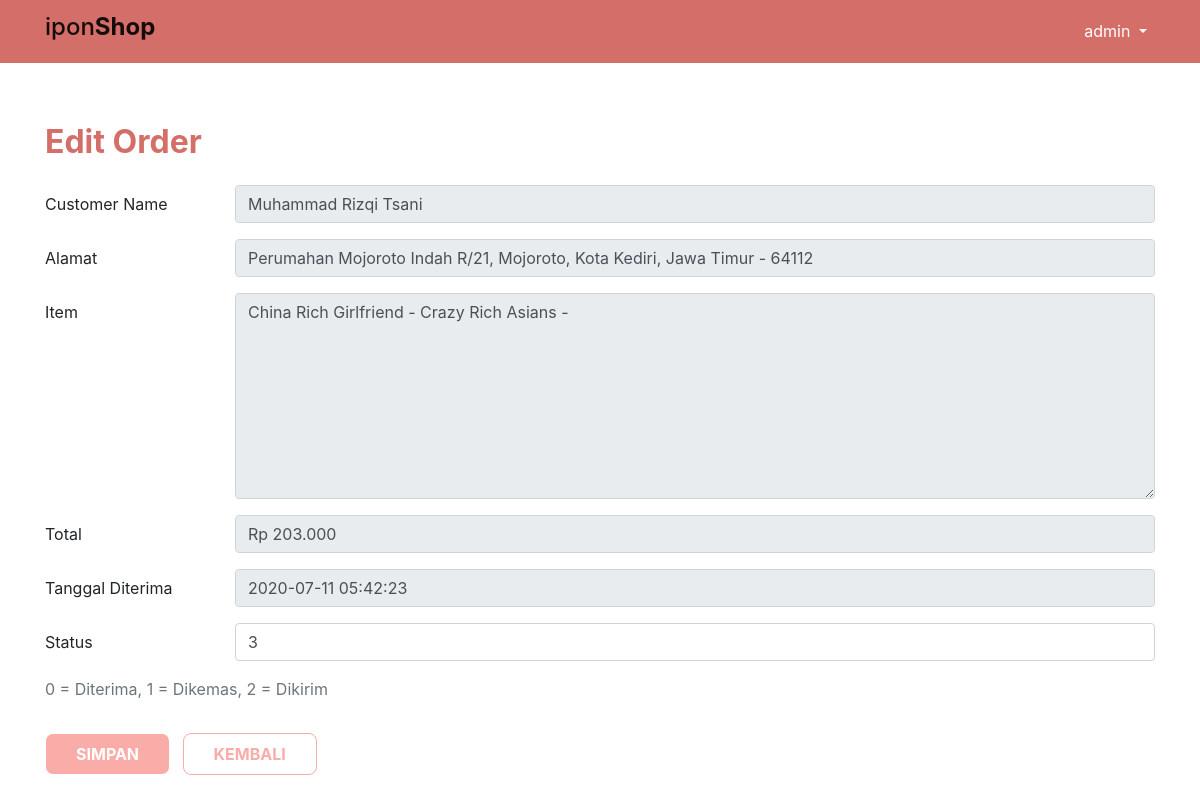
Screenshot of /admin_orders_edit.php?id=1 (signed in) with the database file from the repository.
### tables this page shows
CREATE TABLE `orders` (
  `order_id` int(11) NOT NULL,
  `user_id` int(10) NOT NULL,
  `total` int(10) NOT NULL,
  `date` timestamp NOT NULL DEFAULT current_timestamp() ON UPDATE current_timestamp(),
  `status` tinyint(3) NOT NULL
);

CREATE TABLE `users` (
  `id` int(11) NOT NULL,
  `username` varchar(16) NOT NULL,
  `password` varchar(255) NOT NULL,
  `name` varchar(100) NOT NULL,
  `email` varchar(100) NOT NULL,
  `phone` varchar(13) NOT NULL,
  `provinsi` varchar(20) NOT NULL,
  `kota` varchar(50) NOT NULL,
  `kelurahan` varchar(50) NOT NULL,
  `kode_pos` varchar(10) NOT NULL,
  `alamat` text NOT NULL
);

CREATE TABLE `books` (
  `id` int(11) NOT NULL,
  `book_isbn` varchar(13) NOT NULL,
  `book_image` varchar(50) NOT NULL,
  `book_title` varchar(100) NOT NULL,
  `book_author` varchar(100) NOT NULL,
  `book_publisher` varchar(100) NOT NULL,
  `book_publication` int(4) NOT NULL,
  `book_price` int(20) NOT NULL,
  `book_desc` text NOT NULL
);

CREATE TABLE `order_status` (
  `status_code` tinyint(3) NOT NULL,
  `status` varchar(20) NOT NULL
);

### admin_orders_edit.php (the view, shortened to what this page needs)
<?php
  require './functions/config.php';
  if(isset($_GET["id"])) {
    $order_id = $_GET["id"];
  }
  $query_result = mysqli_query($db, "SELECT * FROM orders o JOIN order_status s ON o.status = s.status_code JOIN users u ON o.user_id = u.id WHERE o.order_id = '$order_id';");
  $record = mysqli_fetch_assoc($query_result);
  $query_result = mysqli_query($db, "SELECT b.book_title FROM order_items i JOIN books b ON b.book_isbn = i.book_isbn  WHERE order_id = '$order_id';");
  require_once './template/header_admin.php';
?>
<div class="inner-container">
  <h2 class="text-pink font-weight-bold mb-4">Edit Order</h2>
  <form action="" method="post" autocomplete="off">
    <div class="form-group row">
      <label class="col-sm-2 col-form-label">Customer Name</label>
      <div class="col-sm-10">
        <input type="text" class="form-control" value="<?= $record["name"]?>" readonly>
      </div>
    </div>
    <div class="form-group row">
      <label class="col-sm-2 col-form-label">Alamat</label>
      <div class="col-sm-10">
        <input type="text" class="form-control"
          value="<?= $record["alamat"] . ", " . $record["kelurahan"] . ", " . $record["kota"] . ", " . $record["provinsi"] .
          " - " . $record["kode_pos"]?>"
        readonly>
      </div>
    </div>
    <div class="form-group row">
      <label class="col-sm-2 col-form-label">Item</label>
      <div class="col-sm-10">
        <textarea class="form-control" rows="8" readonly><?php
            while($record2 = mysqli_fetch_assoc($query_result)){
              echo $record2["book_title"] . " - ";
            }
          ?>
        </textarea>
      </div>
    </div>
    <div class="form-group row">
      <label class="col-sm-2 col-form-label">Total</label>
      <div class="col-sm-10">
        <input type="text" class="form-control" value="<?= "Rp " . number_format($record["total"], 0, '', '.')?>" readonly>
      </div>
    </div>
    <div class="form-group row">
      <label class="col-sm-2 col-form-label">Tanggal Diterima</label>
      <div class="col-sm-10">
        <input type="text" class="form-control" value="<?= $record["date"]?>" readonly>
      </div>
    </div>
    <div class="form-group row">
      <label for="status" class="col-sm-2 col-form-label">Status</label>
      <div class="col-sm-10">
        <input type="text" class="form-control" name="status" id="status" value="<?= $record["status_code"]?>" required>
      </div>
    </div>
    <p class="text-muted">0 = Diterima, 1 = Dikemas, 2 = Dikirim</p>
    <button type="submit" name="update" class="mt-3 mr-2">Simpan</button>
    <a href="./admin_orders.php"><button type="button" class="btn-white">Kembali</button></a>
  </form>
</div>
<?php require_once './template/footer.php'; ?>

### styles/main.css (style rules this page uses)
html, body { height: 100%; }
.inner-container { margin: 60px 0 40px 0; }
.text-pink, .nav-link:hover { color: #d46e68; }
button { padding: 8px 30px; border: 1px solid #fff; border-radius: 8px; background: #faaca8; text-transform: uppercase; font-weight: bold; color: #fff; }
.btn-white { background: #fff; color: #faaca8; border: 1px solid #faaca8; }

### rows the page displays
orders: user.name "Muhammad Rizqi Tsani", user.kode_pos "Perumahan Mojoroto Indah R/21, Mojoroto, Kota Kediri, Jawa Timur - 64112", total "Rp 203.000", date "2020-07-11 05:42:23", status "3"
books: book_title.book_title "China Rich Girlfriend - Crazy Rich Asians -"

### other values shown
$_SESSION["username"] "admin"
